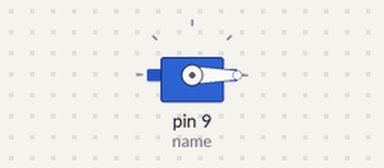
This sketch was run on a simulated Arduino Uno, built with avr-gcc and run on an emulated ATmega328P. Parts: servo.

Above: at 0.05 s.
At 48.45 s:
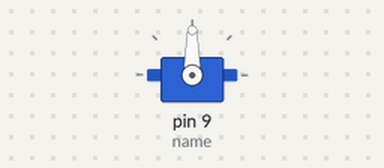
Timing chart, 0 to 63.6 s (numbered marks = the images above):
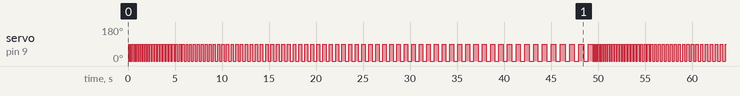

The sketch:

ServoMotor_20thJan.ino
```cpp
#include <Servo.h>
Servo name;
void setup() {
  name.attach(9);
}

void loop() {
  //int i=105;
  for(int i=75;i<=500;i+=5){
  name.write(0);
  delay(i);
  name.write(90);
  delay(i);
  }
}
```

Measured:
- by itself, servo on pin 9 (name): moves between 0° and 90°, repeating every 48.9 s
